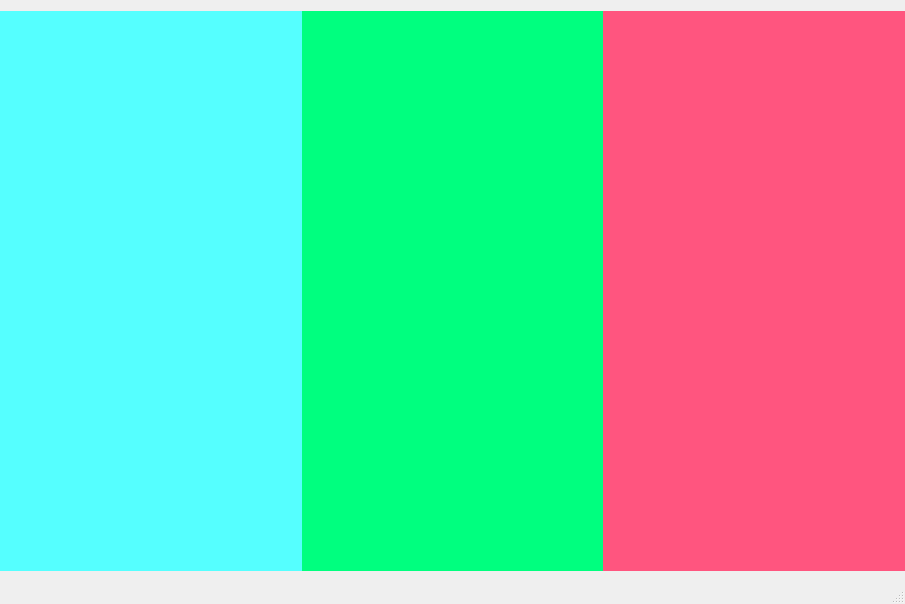
<?xml version="1.0" encoding="UTF-8"?>
<ui version="4.0">
 <class>KSvgEditorClass</class>
 <widget class="QMainWindow" name="KSvgEditorClass">
  <property name="geometry">
   <rect>
    <x>0</x>
    <y>0</y>
    <width>905</width>
    <height>604</height>
   </rect>
  </property>
  <property name="minimumSize">
   <size>
    <width>800</width>
    <height>500</height>
   </size>
  </property>
  <property name="windowTitle">
   <string>KSvgEditor</string>
  </property>
  <property name="styleSheet">
   <string notr="true"/>
  </property>
  <widget class="QWidget" name="centralWidget">
   <layout class="QHBoxLayout" name="horizontalLayout">
    <property name="spacing">
     <number>0</number>
    </property>
    <property name="leftMargin">
     <number>0</number>
    </property>
    <property name="rightMargin">
     <number>0</number>
    </property>
    <item>
     <widget class="QWidget" name="toolBar" native="true">
      <property name="maximumSize">
       <size>
        <width>16777215</width>
        <height>16777215</height>
       </size>
      </property>
      <property name="styleSheet">
       <string notr="true">background-color: rgb(85, 255, 255);</string>
      </property>
     </widget>
    </item>
    <item>
     <widget class="QWidget" name="editPage" native="true">
      <property name="styleSheet">
       <string notr="true">background-color: rgb(0, 255, 127);</string>
      </property>
     </widget>
    </item>
    <item>
     <widget class="QWidget" name="paramBar" native="true">
      <property name="styleSheet">
       <string notr="true">background-color:  rgb(255, 85, 127);</string>
      </property>
     </widget>
    </item>
   </layout>
  </widget>
  <widget class="QStatusBar" name="statusBar"/>
  <widget class="QMenuBar" name="menuBar">
   <property name="geometry">
    <rect>
     <x>0</x>
     <y>0</y>
     <width>905</width>
     <height>23</height>
    </rect>
   </property>
  </widget>
 </widget>
 <layoutdefault spacing="6" margin="11"/>
 <resources>
  <include location="ksvgeditor.qrc"/>
 </resources>
 <connections/>
</ui>
